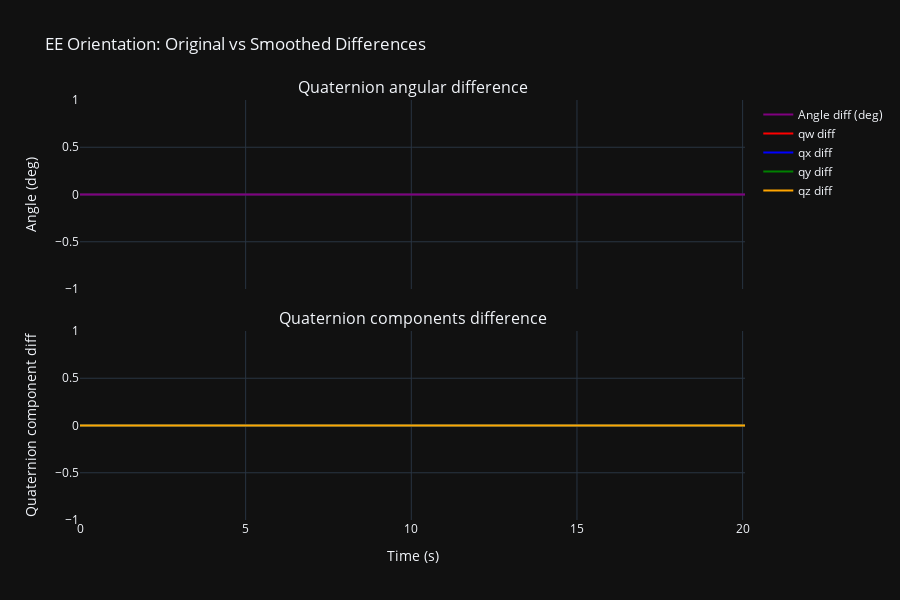

The notebook cell saved with this chart:
### Code cell
# Quaternion differences over time (EE)

def quaternion_angle_diff(q1, q2):
    """Compute angular difference between two quaternions in radians."""
    # Convert to scipy format [x, y, z, w]
    q1_xyzw = np.array([q1[1], q1[2], q1[3], q1[0]])
    q2_xyzw = np.array([q2[1], q2[2], q2[3], q2[0]])
    
    r1 = R.from_quat(q1_xyzw)
    r2 = R.from_quat(q2_xyzw)
    
    # Relative rotation
    r_rel = r2 * r1.inv()
    return np.abs(r_rel.magnitude())

quat_orig = ee_orig[:, 3:7]
quat_smooth = ee_smooth[:, 3:7]

ang_diff = np.array([quaternion_angle_diff(quat_orig[i], quat_smooth[i]) for i in range(len(quat_orig))])

fig = make_subplots(
    rows=2, cols=1,
    shared_xaxes=True,
    subplot_titles=["Quaternion angular difference", "Quaternion components difference"],
    vertical_spacing=0.1,
)

# Angular difference
fig.add_trace(
    go.Scatter(x=timestamps, y=np.degrees(ang_diff), mode="lines", name="Angle diff (deg)", line=dict(color="purple")),
    row=1, col=1,
)

# Highlight missing frames
if np.any(missing_ee):
    fig.add_trace(
        go.Scatter(
            x=timestamps[missing_ee],
            y=np.degrees(ang_diff[missing_ee]),
            mode="markers",
            name="Interpolated",
            marker=dict(size=4, color="yellow", symbol="x"),
        ),
        row=1, col=1,
    )

# Component differences
quat_diff = quat_orig - quat_smooth
labels = ["qw", "qx", "qy", "qz"]
colors = ["red", "blue", "green", "orange"]
for i, (label, color) in enumerate(zip(labels, colors)):
    fig.add_trace(
        go.Scatter(x=timestamps, y=quat_diff[:, i], mode="lines", name=f"{label} diff", line=dict(color=color)),
        row=2, col=1,
    )

fig.update_xaxes(title_text="Time (s)", row=2, col=1)
fig.update_yaxes(title_text="Angle (deg)", row=1, col=1)
fig.update_yaxes(title_text="Quaternion component diff", row=2, col=1)

fig.update_layout(
    height=600,
    title="EE Orientation: Original vs Smoothed Differences",
    template="plotly_dark",
    paper_bgcolor="#111111",
    showlegend=True,
)

fig.show()

print(f"Max angular difference: {np.degrees(ang_diff.max()):.2f} deg")
print(f"Mean angular difference (interpolated frames only): {np.degrees(ang_diff[missing_ee].mean()):.2f} deg" if np.any(missing_ee) else "No interpolated frames")

### Figure 1 — Plotly figure (JSON) as saved in the notebook; plotly's stock layout.template omitted (floating-point values rounded to 4 significant figures; data arrays with more than 128 entries replaced by an {"elided": "..."} marker saying what was removed)
{"data": [{"line": {"color": "purple"}, "mode": "lines", "name": "Angle diff (deg)", "type": "scatter", "x": {"elided": "402 float values"}, "xaxis": "x", "y": {"elided": "402 float values"}, "yaxis": "y"}, {"line": {"color": "red"}, "mode": "lines", "name": "qw diff", "type": "scatter", "x": {"elided": "402 float values"}, "xaxis": "x2", "y": {"elided": "402 float values"}, "yaxis": "y2"}, {"line": {"color": "blue"}, "mode": "lines", "name": "qx diff", "type": "scatter", "x": {"elided": "402 float values"}, "xaxis": "x2", "y": {"elided": "402 float values"}, "yaxis": "y2"}, {"line": {"color": "green"}, "mode": "lines", "name": "qy diff", "type": "scatter", "x": {"elided": "402 float values"}, "xaxis": "x2", "y": {"elided": "402 float values"}, "yaxis": "y2"}, {"line": {"color": "orange"}, "mode": "lines", "name": "qz diff", "type": "scatter", "x": {"elided": "402 float values"}, "xaxis": "x2", "y": {"elided": "402 float values"}, "yaxis": "y2"}], "layout": {"annotations": [{"font": {"size": 16}, "showarrow": false, "text": "Quaternion angular difference", "x": 0.5, "xanchor": "center", "xref": "paper", "y": 1, "yanchor": "bottom", "yref": "paper"}, {"font": {"size": 16}, "showarrow": false, "text": "Quaternion components difference", "x": 0.5, "xanchor": "center", "xref": "paper", "y": 0.45, "yanchor": "bottom", "yref": "paper"}], "height": 600, "paper_bgcolor": "#111111", "showlegend": true, "title": {"text": "EE Orientation: Original vs Smoothed Differences"}, "xaxis": {"anchor": "y", "domain": [0, 1], "matches": "x2", "showticklabels": false}, "xaxis2": {"anchor": "y2", "domain": [0, 1], "title": {"text": "Time (s)"}}, "yaxis": {"anchor": "x", "domain": [0.55, 1], "title": {"text": "Angle (deg)"}}, "yaxis2": {"anchor": "x2", "domain": [0, 0.45], "title": {"text": "Quaternion component diff"}}}}
